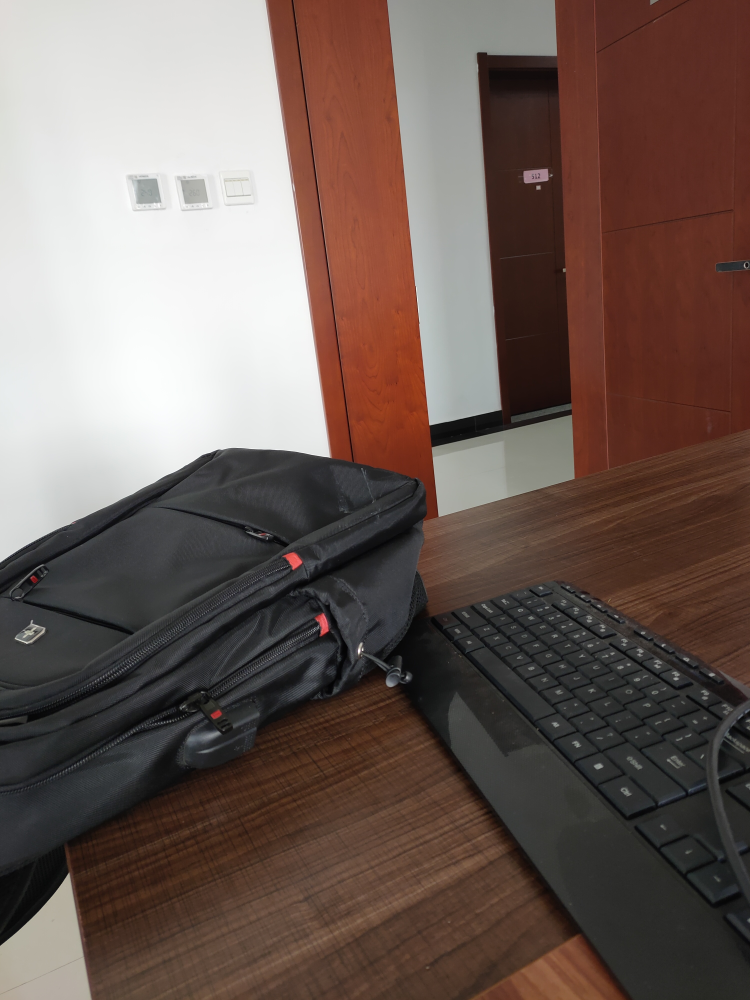
//> input picture LK光流/test1.jpg, 3000 x 4000 px, given in place of the camera (shown at 1/4 size)
$ ./main   (built with g++ and OpenCV 4)
//> lines starting //> are read from the running program, lines starting //| are printed output that depends on the picture
// 程序描述：来自OpenCV安装目录下Samples文件夹中的官方示例程序-利用光流法进行运动目标检测
//  描述：包含程序所使用的头文件和命名空间
#include <opencv2/video/video.hpp>
#include <opencv2/highgui/highgui.hpp>
#include <opencv2/imgproc/imgproc.hpp>
#include <opencv2/core/core.hpp>
#include <iostream>
#include <cstdio>
using namespace std;
using namespace cv;
//  描述：声明全局函数
void tracking(Mat& frame, Mat& output);
bool addNewPoints();
bool acceptTrackedPoint(int i);
//  描述：声明全局变量
string window_name = "optical flow tracking win";
Mat gray;   // 当前图片
Mat gray_prev;  // 预测图片
vector<Point2f> points[2];  // point0为特征点的原来位置，point1为特征点的新位置
vector<Point2f> initial;    // 初始化跟踪点的位置
vector<Point2f> features;   // 检测的特征
int maxCount = 500; // 检测的最大特征数
double qLevel = 0.01;   // 特征检测的等级
double minDist = 10.0;  // 两特征点之间的最小距离
vector<uchar> status;   // 跟踪特征的状态，特征的流发现为1，否则为0
vector<float> err;
//输出相应信息和OpenCV版本-----
static void helpinformation()
{
    cout << "\n\n\t\t\t 光流法跟踪运动目标检测\n"
        << "\n\n\t\t\t 当前使用的OpenCV版本为：" << CV_VERSION
        << "\n\n";
}

//main( )函数，程序入口
int main()
{
    Mat frame;
    Mat result;
    //加载使用的视频文件，放在项目程序运行文件下
    VideoCapture capture(0);
    //显示信息函数
    helpinformation();
    // 摄像头读取文件开关
    if (capture.isOpened())
    {
        while (true)
        {
            capture >> frame;
//> frame is the input picture: 4000 rows x 3000 cols, CV_8UC3; mean B, G, R 88.4, 94.9, 111.4

            if (!frame.empty())
            {
                tracking(frame, result);
            }
            else
            {
                printf(" --(!) No captured frame -- Break!");
                break;
            }
            int c = waitKey(1000 / capture.get(CAP_PROP_FPS));
            if ((char)c == 27)
            {
                break;
            }
        }
    }
    return 0;
}

// parameter: frame 输入的视频帧
//            output 有跟踪结果的视频帧
void tracking(Mat& frame, Mat& output)
{
    cvtColor(frame, gray, COLOR_BGR2GRAY);
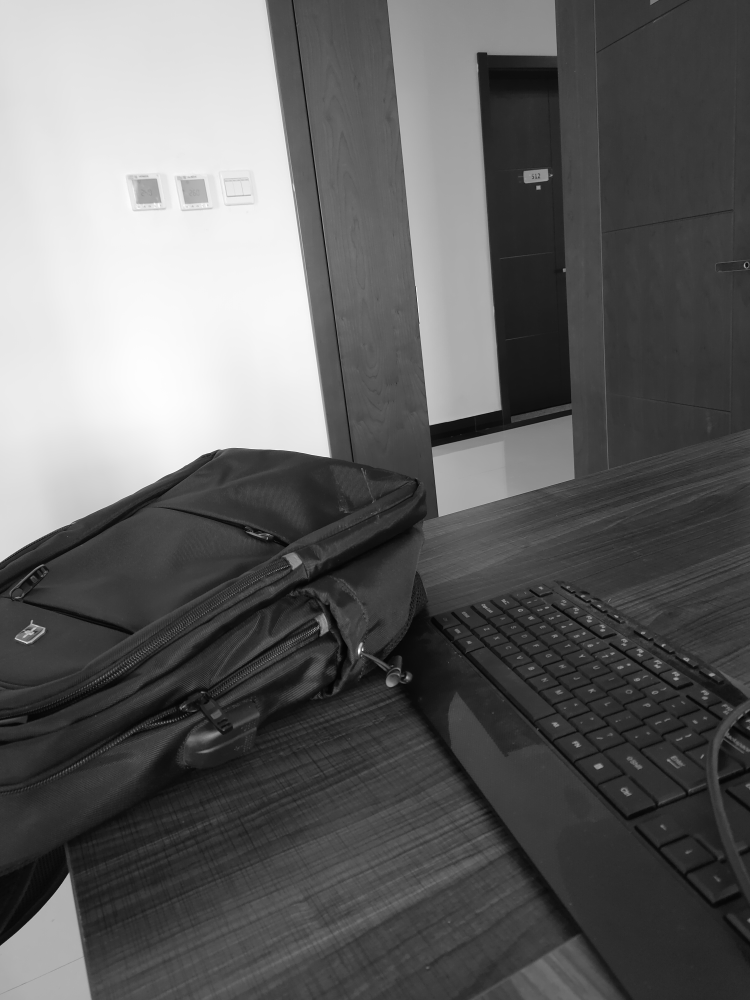
//> gray: 4000 rows x 3000 cols, CV_8UC1 (shown at 1/4 size); min 0, max 255, mean 99.1
    frame.copyTo(output);
    // 添加特征点
    if (addNewPoints())
    {
        goodFeaturesToTrack(gray, features, maxCount, qLevel, minDist);
//> features = 500 Points (x, y), first 12: [1448, 2602], [1677, 1293], [1156, 2263], [1113, 2280], [1132, 2272], [1446, 1873], [1081, 2639], [1259, 2524], [1275, 2502], [682, 2888], [1663, 1145], [1241, 2537]
        points[0].insert(points[0].end(), features.begin(), features.end());
//> points = 2 items
        initial.insert(initial.end(), features.begin(), features.end());
//> initial has the same summary as features
    }

    if (gray_prev.empty())
    {
        gray.copyTo(gray_prev);
    }
    // l-k光流法运动估计
    calcOpticalFlowPyrLK(gray_prev, gray, points[0], points[1], status, err);
//> status = 500 values from 1 to 1; err = 500 values from 0 to 0
    // 去掉一些不好的特征点
    int k = 0;
    for (size_t i = 0; i < points[1].size(); i++)
    {
        if (acceptTrackedPoint(i))
        {
            initial[k] = initial[i];
            points[1][k++] = points[1][i];
        }
    }
//> after the loop, k = 0
    points[1].resize(k);
    initial.resize(k);
    // 显示特征点和运动轨迹
    for (size_t i = 0; i < points[1].size(); i++)
    {
        line(output, initial[i], points[1][i], Scalar(0, 0, 255));
        circle(output, points[1][i], 3, Scalar(0, 255, 0), -1);
    }
//> this loop made 0 passes
//> the Esc key is pressed

    // 把当前跟踪结果作为下一此参考
    swap(points[1], points[0]);
    swap(gray_prev, gray);
    imshow(window_name, output);
}

//  检测新点是否应该被添加
// return: 是否被添加标志
bool addNewPoints()
{
    return points[0].size() <= 10;
}

//决定哪些跟踪点被接受
bool acceptTrackedPoint(int i)
{
    return status[i] && ((abs(points[0][i].x - points[1][i].x) + abs(points[0][i].y - points[1][i].y)) > 2);
}

$ run again, on LK光流/test2.jpg
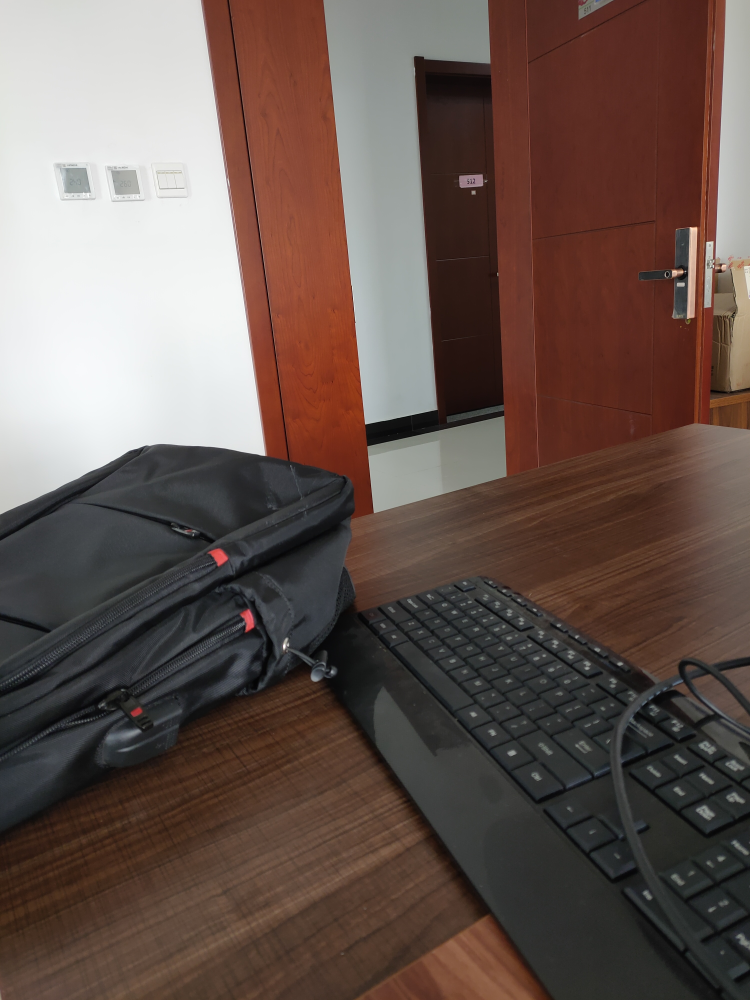
//> input picture LK光流/test2.jpg, 3000 x 4000 px, given in place of the camera (shown at 1/4 size)
//> frame is the input picture: 4000 rows x 3000 cols, CV_8UC3; mean B, G, R 80.7, 87.3, 104.4
//> in tracking, `cvtColor(frame, gray, COLOR_BGR2GRAY);`:
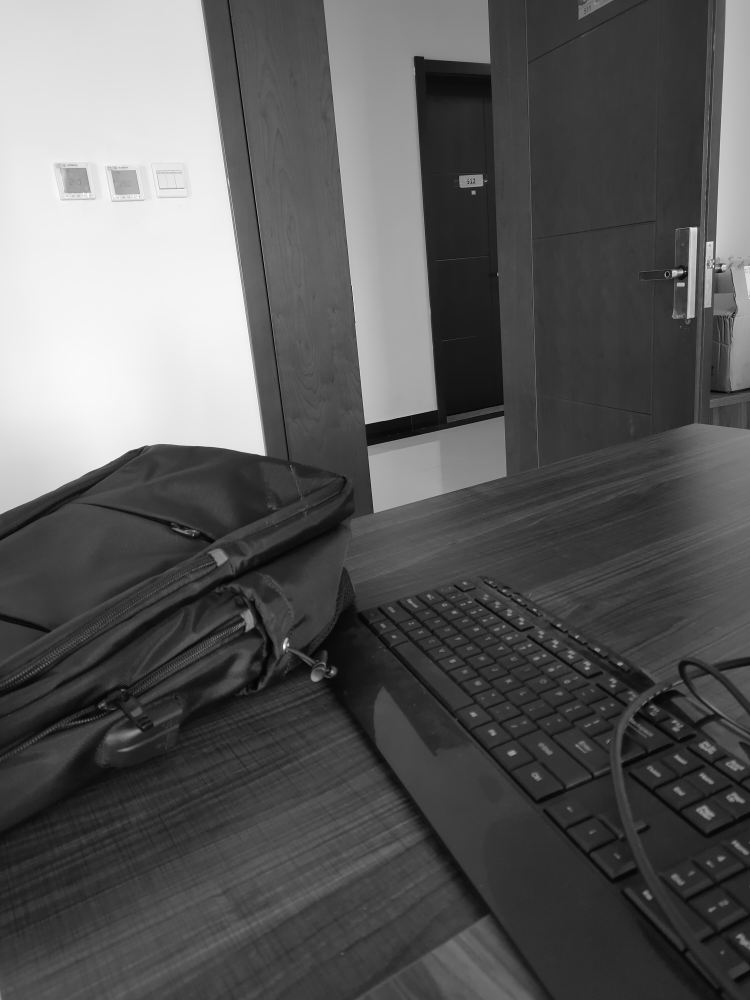
//> gray: 4000 rows x 3000 cols, CV_8UC1 (shown at 1/4 size); min 0, max 255, mean 91.6
//> features = 500 Points (x, y), first 12: [2855, 1060], [1460, 1697], [2856, 1038], [1407, 1143], [2843, 1038], [1882, 733], [2744, 1083], [1989, 1091], [2855, 1071], [2934, 1258], [1421, 1290], [1949, 722]
//> points = 2 items
//> initial has the same summary as features
//> status = 500 values from 1 to 1; err = 500 values from 0 to 0
//> after the loop in tracking, `for (size_t i = 0; i < points[1].size(); i++)`: k = 0

$ run again, on LK光流/1.jpg
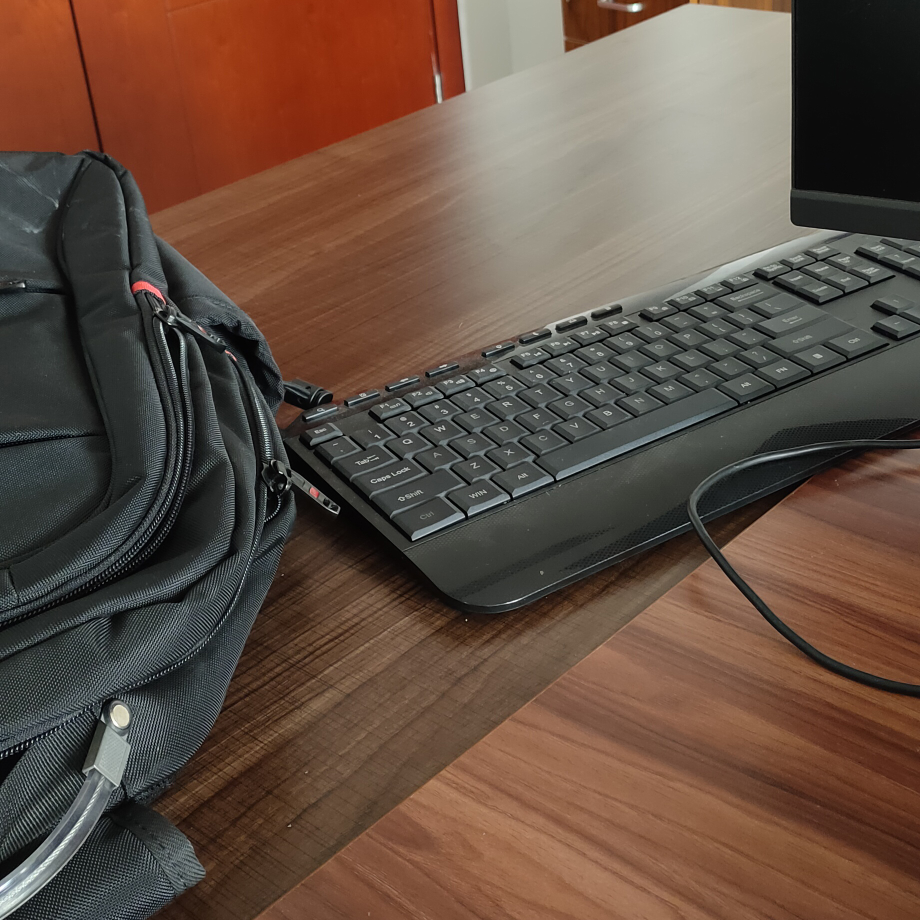
//> input picture LK光流/1.jpg, 1840 x 1840 px, given in place of the camera (shown at 1/2 size)
//> frame is the input picture: 1840 rows x 1840 cols, CV_8UC3; mean B, G, R 66.2, 78.9, 99.6
//> in tracking, `cvtColor(frame, gray, COLOR_BGR2GRAY);`:
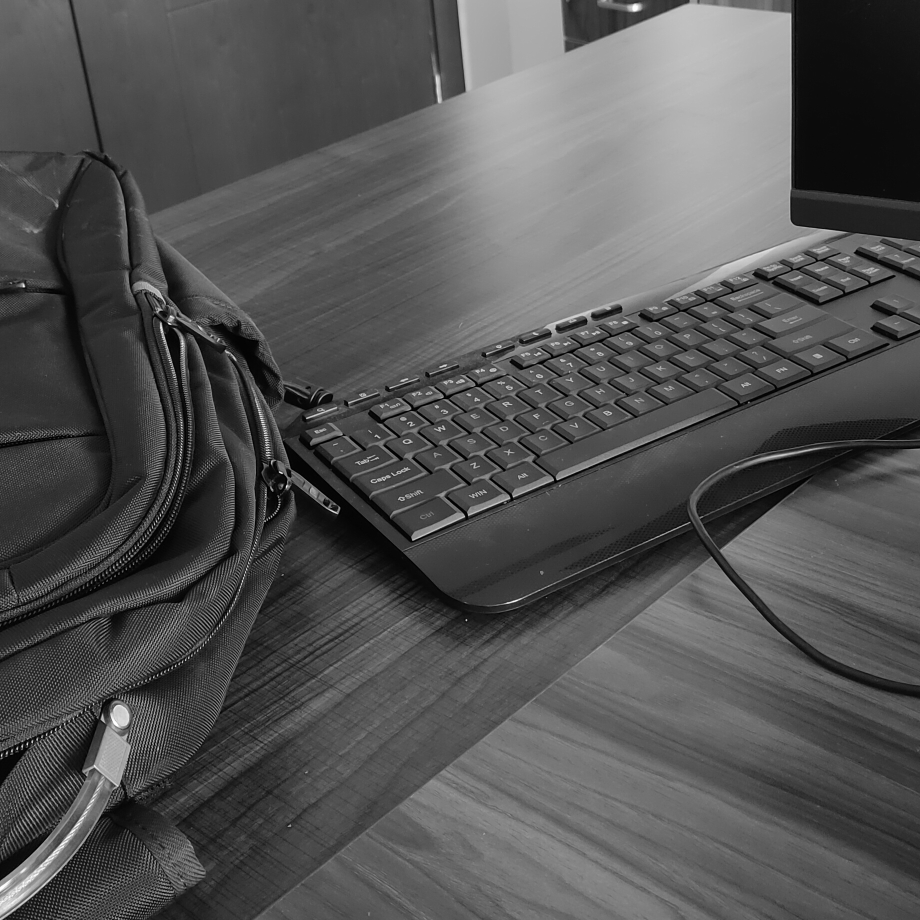
//> gray: 1840 rows x 1840 cols, CV_8UC1 (shown at 1/2 size); min 0, max 255, mean 83.7
//> features = 500 Points (x, y), first 12: [34, 1499], [932, 1241], [543, 1034], [351, 1333], [371, 1321], [54, 1490], [557, 1013], [363, 894], [252, 1375], [102, 1466], [307, 1356], [532, 905]
//> points = 2 items
//> initial has the same summary as features
//> status = 500 values from 1 to 1; err = 500 values from 0 to 0
//> after the loop in tracking, `for (size_t i = 0; i < points[1].size(); i++)`: k = 0

$ run again, on LK光流/2.jpg
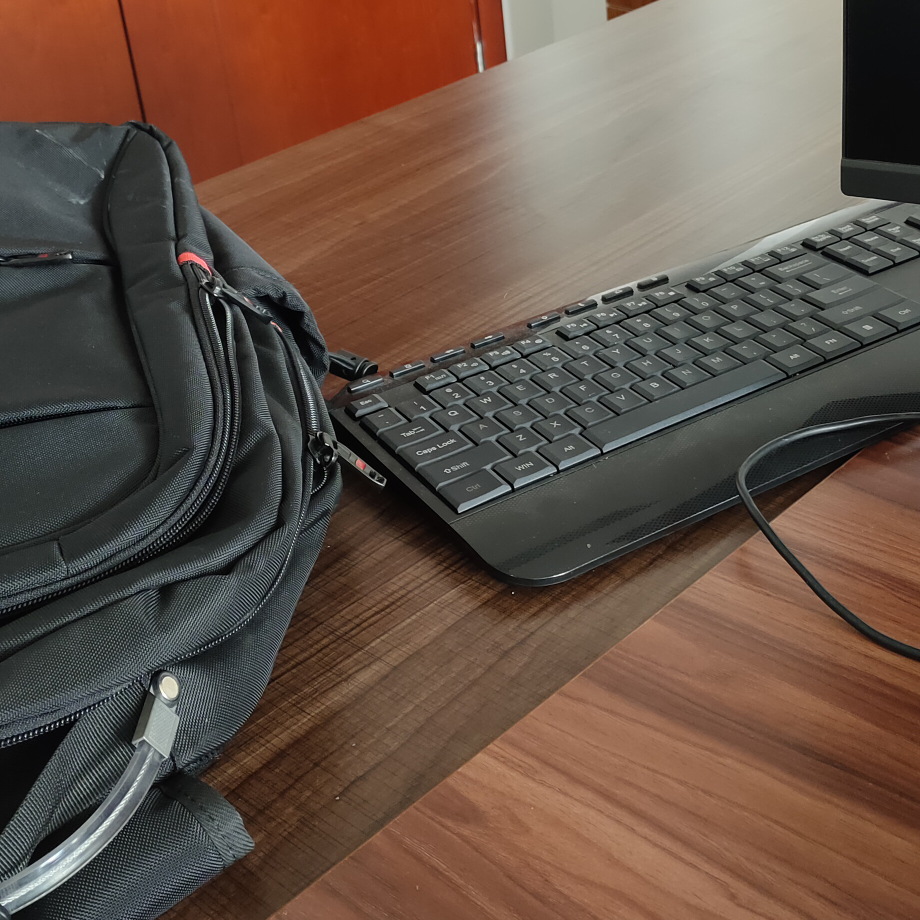
//> input picture LK光流/2.jpg, 1840 x 1840 px, given in place of the camera (shown at 1/2 size)
//> frame is the input picture: 1840 rows x 1840 cols, CV_8UC3; mean B, G, R 70.8, 82.6, 101.9
//> in tracking, `cvtColor(frame, gray, COLOR_BGR2GRAY);`:
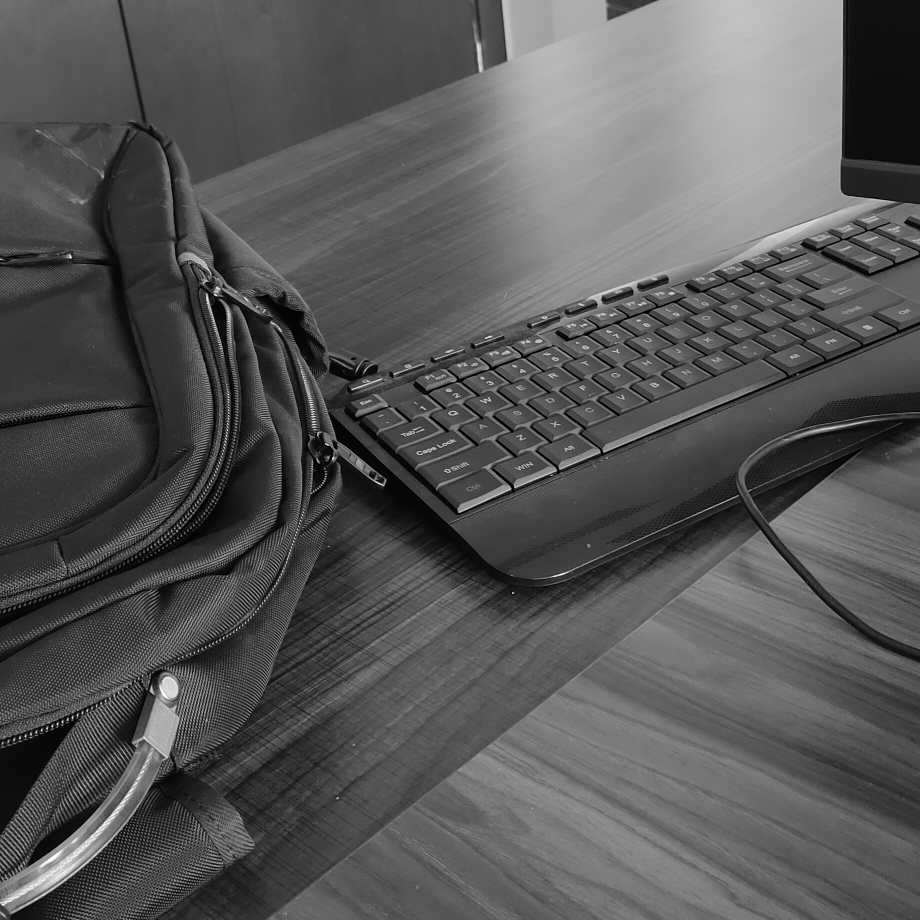
//> gray: 1840 rows x 1840 cols, CV_8UC1 (shown at 1/2 size); min 0, max 255, mean 87.1
//> features = 500 Points (x, y), first 12: [51, 1474], [650, 887], [28, 1481], [39, 1477], [135, 1441], [447, 1277], [125, 1445], [644, 970], [1025, 1186], [632, 981], [83, 1462], [473, 1261]
//> points = 2 items
//> initial has the same summary as features
//> status = 500 values from 1 to 1; err = 500 values from 0 to 0
//> after the loop in tracking, `for (size_t i = 0; i < points[1].size(); i++)`: k = 0
